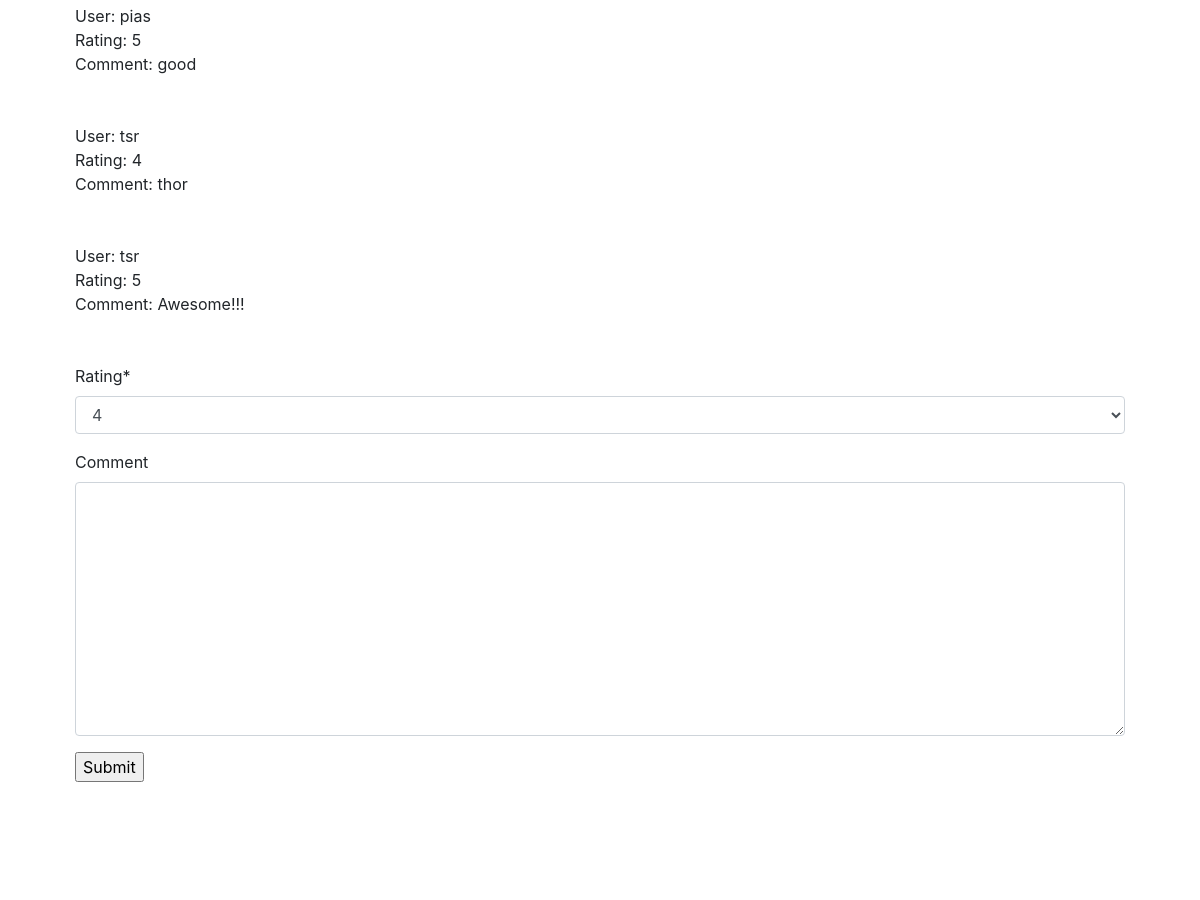
The app's page /products/1 (middle part), older data.
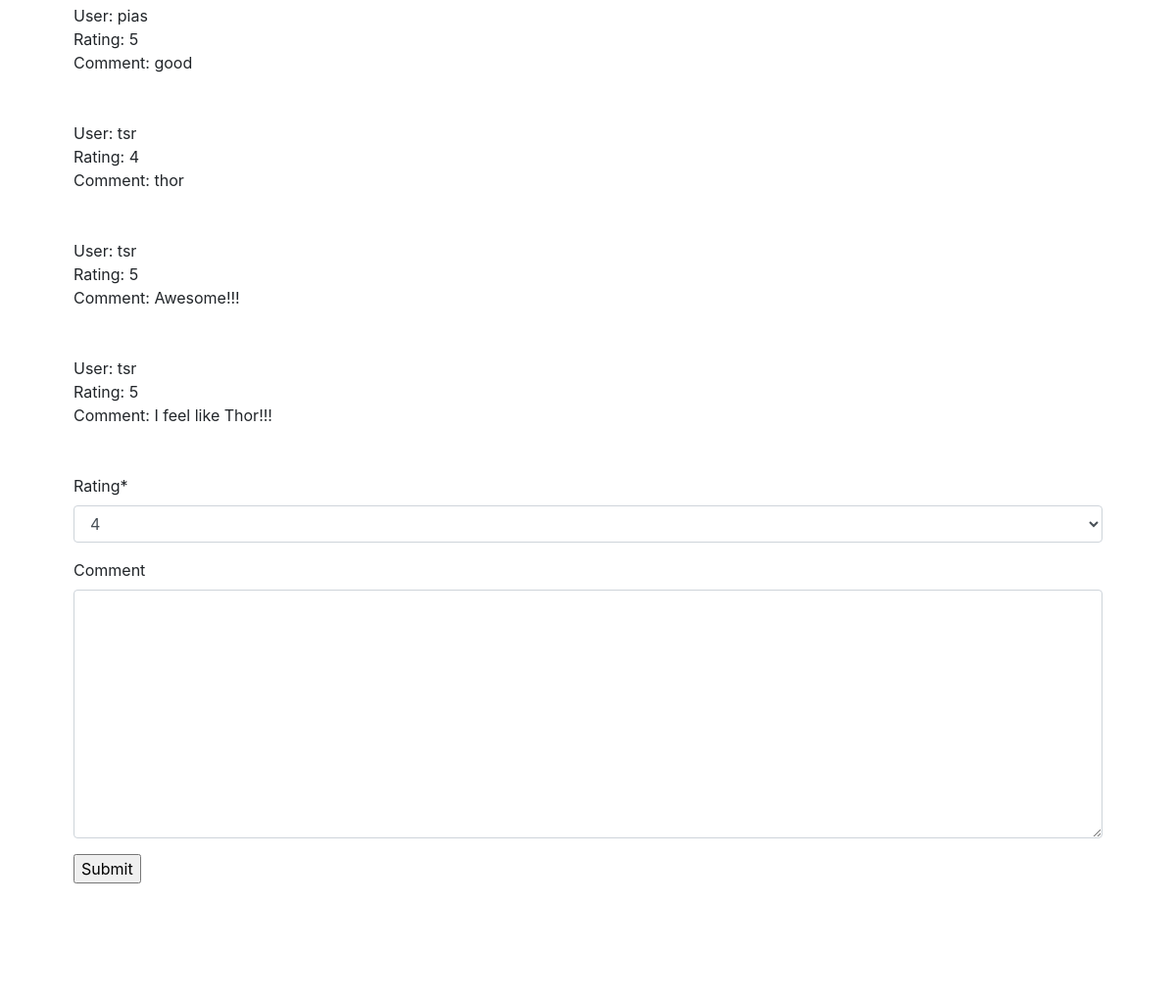
The same page, newer data.
### ProductManagement/models.py (models this page shows, shortened)
class Review(models.Model):
    RATING_OPTIONS = (
        ('1', '1'),
        ('2', '2'),
        ('3', '3'),
        ('4', '4'),
        ('5', '5')
    )
    rating = models.CharField(max_length=10, choices = RATING_OPTIONS, default='4')
    comment = models.TextField(blank=True, null=True)
    user = models.ForeignKey(User, on_delete=models.CASCADE, null=True, blank=True)

### ProductManagement/views.py (the view, shortened to what this page needs)
# urls.py: path('products/<int:product_id>', product_views.showDetails, name='detail_view'),
def showDetails(request, product_id):
    searched_product = get_object_or_404(Product, id=product_id)
    form = ReviewForm()
    context = {
        'search': searched_product,
        'form': form
    }
    return render(request, 'ProductManagement/detail_product_view.html', context)

### ProductManagement/forms.py
class ReviewForm(forms.ModelForm):
    class Meta:
        model = Review
        fields = ('rating', 'comment')

### templates/ProductManagement/detail_product_view.html (shortened to what this page needs)
{% extends 'base2.html' %}
{% load crispy_forms_tags %}
{% block content  %}
        <div class="container my-5 py-5 z-depth-1">
    <div class="container">
        {% for review in search.reviews.all %}
            User: {{ review.user.username }}<br>
            Rating: {{ review.rating }} <br>
            Comment: {{ review.comment }} <br><br><br>
        {% endfor %}
    </div>
    <div class="container">
        <form method="POST">
            {{ form | crispy }}
            <input type="submit">
        </form>
    </div>
{% endblock content %}

### templates/base2.html (shortened to what this page needs)
<!doctype html>
<html lang="en">
  <head>
    <link rel="stylesheet" href="https://stackpath.bootstrapcdn.com/bootstrap/4.5.2/css/bootstrap.min.css">
  </head>
  <body>
        <div class="container">
            {% block content %}
            {% endblock content %}
        </div>
      <br><br>
  </body>
</html>

### templates/base_design2.html (style rules this page uses)
html, body, header, .view { height: 100%; }

Row changes from the older to the newer data that the page shows:
added Review: user.username "tsr", rating "5", comment "I feel like Thor!!!"
